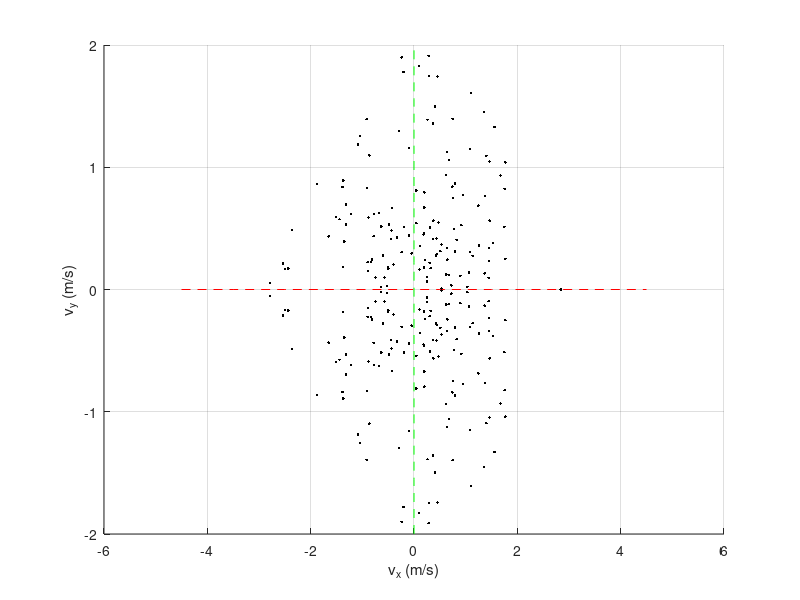

Recreate this plot in MATLAB. (Note: this script raises an error after producing the figure.)
clear; clc;

%% 3D velocity command sweep
N_s = 500; % velocity command samples

vx_max = 4.5; % 4,5
vy_max = 2.0; % 3.5
omega_max = 7.0; % 7.5

cmd_sweep = zeros(1, 3);

%% load cmpc range
load("cmpc_cmds.mat")

%% sampling options

% for i = 1:N_s % Gaussian sampling
%     vx_samp = vx_max/3 * randn(1, 1);
%     vy_samp = vy_max/3 * randn(1, 1);
%     wz_samp = omega_max/3 * randn(1, 1);
%     cmd_sweep(i,:) = [vx_samp, vy_samp, wz_samp];
% end
% for i = 1:N_s % Uniform sampling
%     vx_samp = 2.*vx_max*(rand - 0.5);
%     vy_samp = 2.*vy_max*(rand - 0.5);
%     wz_samp = 2.*omega_max*(rand - 0.5);
%     cmd_sweep(i,:) = [vx_samp, vy_samp, wz_samp];
% end

N_success = length(cmpc_cmds.success(:,1));

j = 1;
for i = 1:N_s/4
    if (i > .6*N_s/4)
        cmd_sweep(i,:) = cmpc_cmds.failure_sorted(j, :);
        j = j+1;
    else
        cmd_sweep(i,:) = cmpc_cmds.success(i, :);
    end
end
tmp_1 = cmd_sweep; tmp_1(:,3) = cmd_sweep(:,3)*-1; 
cmd_sweep = [cmd_sweep; tmp_1];
tmp_2 = cmd_sweep; tmp_2(:,2) = cmd_sweep(:,2)*-1; 
cmd_sweep = [cmd_sweep; tmp_2];

figure;
hold on; grid on;
xlabel('v_x (m/s)'); ylabel('v_y (m/s)'); zlabel('\omega_z (rad/s)')
plot3(linspace(-vx_max, vx_max, 10),zeros(1, 10),zeros(1, 10),'r--')
plot3(zeros(1, 10),linspace(-vy_max, vy_max, 10),zeros(1, 10),'g--')
plot3(zeros(1, 10), zeros(1, 10),linspace(-omega_max, omega_max, 10),'c--')
for i = 1:N_s
    plot3(cmd_sweep(i, 1), cmd_sweep(i,2), cmd_sweep(i,3), 'k.')
end

%% save 3D command sweep
SAVE_CMD_SWEEP = true;
if SAVE_CMD_SWEEP
    writematrix(cmd_sweep, 'cmd_sweep.csv');
end

%% 2D velocity command slice
N_s = 200; 
vx_vy_sweep = zeros(N_s, 3);
vx_wz_sweep = zeros(N_s, 3);
vy_wz_sweep = zeros(N_s, 3);

for i = 1:N_s
    vx_samp = vx_max/2 * randn(1, 1);
    vy_samp = vy_max/2 * randn(1, 1);
    wz_samp = omega_max/2 * randn(1, 1);
    vx_vy_sweep(i,:) = [vx_samp, vy_samp, 0];
    vx_wz_sweep(i,:) = [vx_samp, 0, wz_samp];
    vy_wz_sweep(i,:) = [0, vy_samp, wz_samp];
end

f = figure; f.Position = [500 100 2500 750];
subplot(1,3,1); hold on; grid on; axis equal;
xlabel('v_x (m/s)'); ylabel('v_y (m/s)')
xline(0); yline(0);
plot(vx_vy_sweep(:,1), vx_vy_sweep(:,2), 'bo')

subplot(1,3,2); hold on; grid on; axis equal;
xlabel('v_x (m/s)'); ylabel('\omega_z (rad/s)')
xline(0); yline(0);
plot(vx_wz_sweep(:,1), vx_wz_sweep(:,3), 'bo')

subplot(1,3,3); hold on; grid on; axis equal;
xlabel('v_y (m/s)'); ylabel('\omega_z (rad/s)')
xline(0); yline(0);
plot(vy_wz_sweep(:,2), vy_wz_sweep(:,3), 'bo')


%% save 2D command slices
SAVE_CMD_SLICE = false;
if SAVE_CMD_SLICE
    writematrix(vx_vy_sweep, 'vx_vy_sweep.csv');
    writematrix(vx_wz_sweep, 'vx_wz_sweep.csv');
    writematrix(vy_wz_sweep, 'vy_wz_sweep.csv');
end
